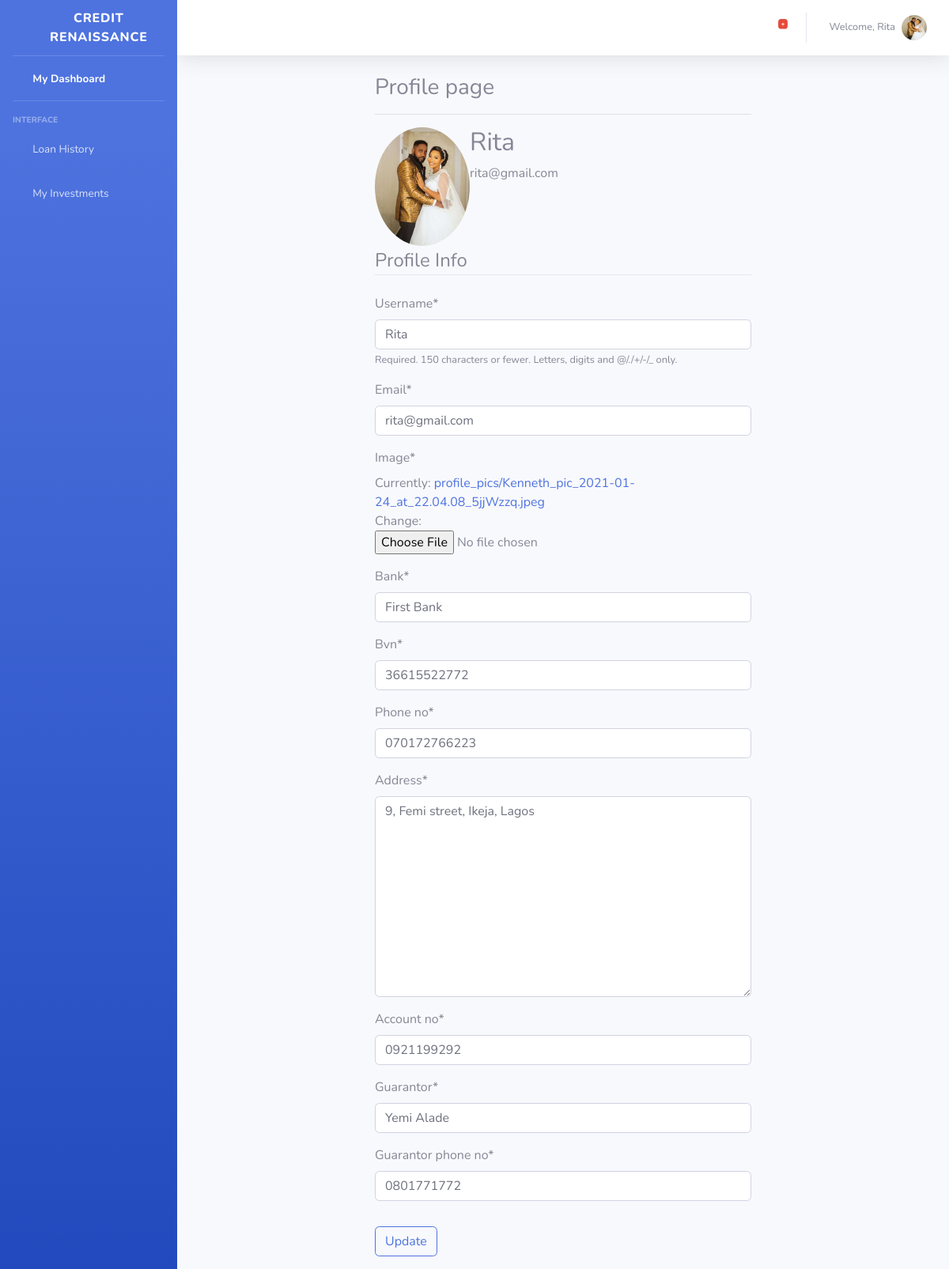
The page /profile/ (signed in) on the database its author committed.
### users/models.py (models this page shows, shortened)
class Profile(models.Model):
	gender = (
			('Select Gender', 'Select Gender'),
			('Male','Male'),
			('Female','Female'),
		)
	user = models.OneToOneField(User, on_delete=models.CASCADE)
	image = models.ImageField(default='default.jpeg', upload_to='profile_pics')
	gender = models.CharField(max_length=30, choices=gender, default='Select Gender')
	bvn = models.CharField(max_length=30,  default=000)
	bank = models.CharField(max_length=30, default='State Your Bank')
	phone_no = models.CharField(max_length=30, default=0)
	address = models.TextField(max_length=150, default='my address')
	account_no = models.CharField(max_length=30,  default=000)
	guarantor = models.CharField(max_length=30, default='guarantor name')
	guarantor_phone_no = models.CharField(max_length=30, default=0)

### users/views.py (the view)
# urls.py: path('profile/', user_views.profile, name='profile'),
@login_required
def profile(request):
	current_user = request.user
	user_role = current_user.groups.all()[0].name
	if request.method == 'POST':
		u_form = UserUpdateForm(request.POST, instance=request.user)
		p_form = ProfileUpdateForm(request.POST, request.FILES, instance=request.user.profile)
		if u_form.is_valid() and p_form.is_valid():
			u_form.save()
			p_form.save()
			messages.success(request, f'Your account has been updated!')
			return redirect ('profile')
	else:
		u_form = UserUpdateForm(instance=request.user)
		p_form = ProfileUpdateForm(instance=request.user.profile)
	context = {
	'u_form':u_form,
	'p_form':p_form,
	'user_role':user_role
	}
	if user_role == 'staff':
		return render(request, 'users/profile.html', context)
	else:
		return render(request, 'users/user_profile.html', context)

### users/forms.py
class UserUpdateForm(forms.ModelForm):
	email = forms.EmailField()
	class Meta:
		model = User
		fields = ['username', 'email']

class ProfileUpdateForm(forms.ModelForm):
	class Meta:
		model = Profile
		fields = ['image', 'bank', 'bvn', 'phone_no', 'address', 'account_no', 'guarantor', 'guarantor_phone_no']

### users/templates/users/user_profile.html (shortened to what this page needs)
{% extends 'loan/user_base.html' %}
{% load crispy_forms_tags %}
{% block content %}
<div id="content-wrapper" class="d-flex flex-column">
    <div id="content">
   <nav class="navbar navbar-expand navbar-light bg-white topbar mb-4 static-top shadow">
    <ul class="navbar-nav ml-auto">
        <li class="nav-item dropdown no-arrow mx-1">
            <a class="nav-link dropdown-toggle" href="#" id="alertsDropdown" role="button"
                data-toggle="dropdown" aria-haspopup="true" aria-expanded="false">
                <i class="fas fa-bell fa-fw"></i>
                <span class="badge badge-danger badge-counter">{{ pending_loans }}+</span>
            </a>
        </li>
        <li class="nav-item dropdown no-arrow">
            <a class="nav-link dropdown-toggle" href="#" id="userDropdown" role="button"
                data-toggle="dropdown" aria-haspopup="true" aria-expanded="false">
                <span class="mr-2 d-none d-lg-inline text-gray-600 small">Welcome, {{ user }}</span>
                    <img class="img-profile rounded-circle" src="{{ user.profile.image.url }}" alt="profile pic">
            </a>
        	</li>
    	</ul>
	</nav>
<div class="row">
<div class="col-lg-3 col-md-2 col-sm-0"></div>
<div class="content-section  col-lg-6 col-md-8 col-sm-12" style="display:;">
	<h3>Profile page</h3>
	<hr>
	<div class="media">
		<img style="height:150px;" src="{{ user.profile.image.url }}" class="rounded-circle account-img">
		<div class="media-body">
			<h2 class="accoubt-heading">{{ user.username }}</h2>
			<p class="text-secondary">{{ user.email }}</p>
		</div>
	</div>
	<form method="POST" enctype="multipart/form-data">
		<fieldset class="form-group">
		<legend class="border-bottom mb-4">Profile Info</legend>
			{{ u_form | crispy }}
			{{ p_form | crispy }}
		</fieldset>
		<div class="form-group">
			<button class="btn btn-outline-primary" type="submit">Update</button>
		</div>
	</form>
</div>
<div class="col-lg-3 col-md-2 col-sm-0"></div>
</div>
{% endblock content %}

### rows shown on the page
Profile: bank "First Bank", bvn "36615522772", phone_no "070172766223", address "9, Femi street, Ikeja, Lagos", account_no "0921199292", guarantor "Yemi Alade", guarantor_phone_no "0801771772"

### other values the page prints
{{ user }} "Rita"
{{ user.username }} "Rita"
{{ user.email }} "rita@gmail.com"
